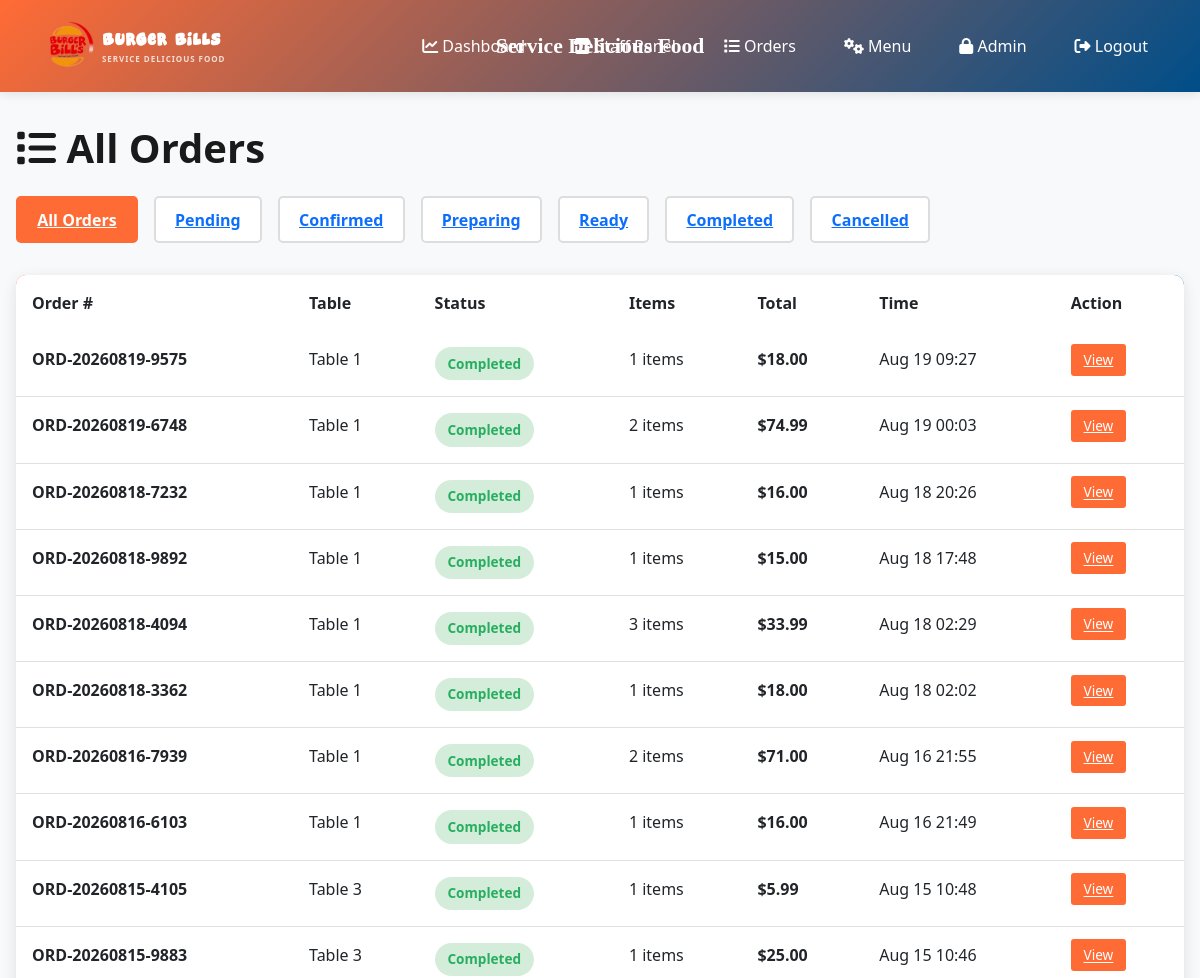
The page /orders/ (signed in, upper part) on the database as committed earlier.
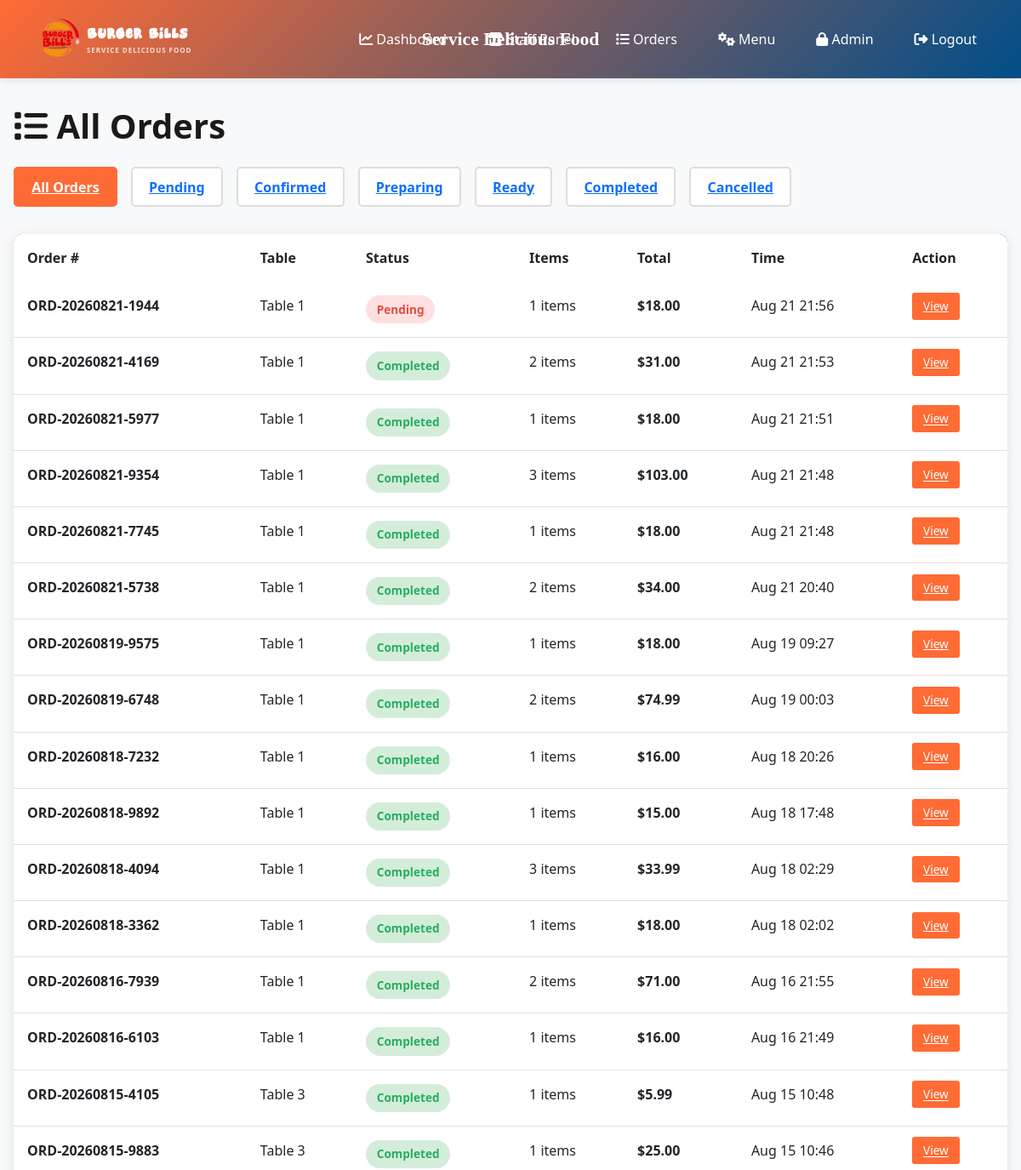
The same page on the database as committed later.
### menu/models.py (models this page shows, shortened)
class Order(models.Model):
    ORDER_STATUS_CHOICES = [
        ('pending', 'Pending'),
        ('confirmed', 'Confirmed'),
        ('preparing', 'Preparing'),
        ('ready', 'Ready'),
        ('completed', 'Completed'),
        ('cancelled', 'Cancelled'),
    ]
    ORDER_TYPE_CHOICES = [
        ('dine_in', 'Dine In'),
        ('pickup', 'Pickup'),
    ]
    table = models.ForeignKey(Table, on_delete=models.CASCADE, related_name='orders', null=True, blank=True)
    order_number = models.CharField(max_length=20, unique=True)
    status = models.CharField(max_length=20, choices=ORDER_STATUS_CHOICES, default='pending')
    order_type = models.CharField(max_length=20, choices=ORDER_TYPE_CHOICES, default='dine_in')
    customer_name = models.CharField(max_length=200, blank=True)
    customer_phone = models.CharField(max_length=20, blank=True)
    customer_email = models.EmailField(blank=True)
    total_amount = models.DecimalField(max_digits=10, decimal_places=2, default=0)
    special_instructions = models.TextField(blank=True)
    estimated_time = models.IntegerField(default=20, help_text="Estimated time in minutes")
    is_called = models.BooleanField(default=False, help_text="Customer has been called to pick up")
    called_at = models.DateTimeField(blank=True, null=True)
    cart_expires_at = models.DateTimeField(blank=True, null=True, help_text="Cart auto-expires after 5 minutes of inactivity")
    created_at = models.DateTimeField(auto_now_add=True)
    updated_at = models.DateTimeField(auto_now=True)
    completed_at = models.DateTimeField(blank=True, null=True)
    class Meta:
        ordering = ['-created_at']

class Table(models.Model):
    number = models.IntegerField(unique=True)
    capacity = models.IntegerField(default=4)
    qr_code = models.ImageField(upload_to='qr_codes/', blank=True, null=True)
    qr_access_token = models.UUIDField(default=uuid.uuid4, editable=False)
    is_active = models.BooleanField(default=True)
    created_at = models.DateTimeField(auto_now_add=True)
    class Meta:
        ordering = ['number']

### menu/views.py (the view)
# urls.py: path('orders/', views.all_orders, name='all_orders'),
@login_required
def all_orders(request):
    if not request.user.is_staff:
        return redirect('index')
    status_filter = request.GET.get('status', '')
    if status_filter:
        orders = Order.objects.filter(status=status_filter).order_by('-created_at')
    else:
        orders = Order.objects.all().order_by('-created_at')
    context = {
        'orders': orders,
        'status_choices': Order.ORDER_STATUS_CHOICES,
        'selected_status': status_filter,
    }
    return render(request, 'menu/all_orders.html', context)

### templates/menu/all_orders.html (shortened to what this page needs)
{% extends 'menu/base.html' %}
{% block content %}
<h1><i class="fas fa-list"></i> All Orders</h1>
<div class="filter-section">
    <a href="{% url 'all_orders' %}" class="filter-btn {% if not selected_status %}active{% endif %}">
        All Orders
    </a>
    {% for status, label in status_choices %}
        <a href="?status={{ status }}" class="filter-btn {% if selected_status == status %}active{% endif %}">
            {{ label }}
        </a>
    {% endfor %}
</div>
{% if orders %}
    <div class="orders-table">
        <table class="table">
            <thead>
                <tr>
                    <th>Order #</th>
                    <th>Table</th>
                    <th>Status</th>
                    <th>Items</th>
                    <th>Total</th>
                    <th>Time</th>
                    <th>Action</th>
                </tr>
            </thead>
            <tbody>
                {% for order in orders %}
                    <tr>
                        <td class="order-number">{{ order.order_number }}</td>
                        <td>Table {{ order.table.number }}</td>
                        <td>
                            <span class="status-badge status-{{ order.status }}">
                                {% if order.status == 'pending' %}Pending
                                {% elif order.status == 'confirmed' %}Confirmed
                                {% elif order.status == 'preparing' %}Preparing
                                {% elif order.status == 'ready' %}Ready
                                {% elif order.status == 'completed' %}Completed
                                {% else %}{{ order.status|title }}{% endif %}
                            </span>
                        </td>
                        <td>{{ order.items.count }} items</td>
                        <td class="price">${{ order.total_amount }}</td>
                        <td>{{ order.created_at|date:"M d H:i" }}</td>
                        <td>
                            <a class="btn-sm btn-edit" href="{% url 'staff_order_receipt' order.id %}">
                                View
                            </a>
                        </td>
                    </tr>
                {% endfor %}
            </tbody>
        </table>
    </div>
{% else %}
    <div class="empty-state">
        <i class="fas fa-inbox"></i>
        <p>No orders found</p>
    </div>
{% endif %}
{% endblock %}

### templates/menu/base.html (shortened to what this page needs)
{% load static %}
<!DOCTYPE html>
<html lang="en">
<head>
    <link href="https://cdn.jsdelivr.net/npm/bootstrap@5.3.0/dist/css/bootstrap.min.css" rel="stylesheet">
    <link href="https://cdnjs.cloudflare.com/ajax/libs/font-awesome/6.4.0/css/all.min.css" rel="stylesheet">
</head>
<body>
    <nav class="navbar navbar-expand-lg navbar-dark">
        <div class="container-fluid">
            <a class="navbar-brand" href="/">
                {% load static %}
                <img src="{% static 'images/logo.png' %}" alt="Burger Bills Logo" class="navbar-logo">
                <span class="navbar-brand-copy">
                    <strong>Burger Bills</strong>
                    <small>Service Delicious Food</small>
                </span>
            </a>
            <div class="restaurant-navbar-heading{% if table %} table-number-badge{% endif %}"{% if table %} aria-label="Table {{ table.number }}"{% endif %}>
                {% if table %}{{ table.number }}{% else %}Service Delicious Food{% endif %}
            </div>
            {% block navigation %}
            <div class="collapse navbar-collapse" id="navbarNav">
                <ul class="navbar-nav ms-auto">
                    {% if user.is_authenticated %}
                        {% if user.is_staff %}
                            <li class="nav-item">
                                <a class="nav-link" href="/dashboard/">
                                    <i class="fas fa-chart-line"></i> Dashboard
                                </a>
                            </li>
                            <li class="nav-item">
                                <a class="nav-link" href="{% url 'staff_panel' %}">
                                    <i class="fas fa-store"></i> Staff Panel
                                </a>
                            </li>
                            <li class="nav-item">
                                <a class="nav-link" href="/orders/">
                                    <i class="fas fa-list"></i> Orders
                                </a>
                            </li>
                            <li class="nav-item">
                                <a class="nav-link" href="/menu-management/">
                                    <i class="fas fa-cogs"></i> Menu
                                </a>
                            </li>
                            <li class="nav-item">
                                <a class="nav-link" href="/admin/">
                                    <i class="fas fa-lock"></i> Admin
                                </a>
                            </li>
                            <li class="nav-item">
                                <a class="nav-link" href="{% if user.is_superuser %}{% url 'manager_logout' %}{% else %}{% url 'staff_logout' %}{% endif %}">
                                    <i class="fas fa-sign-out-alt"></i> Logout
                                </a>
                            </li>
                        {% endif %}
                    {% else %}
                        <li class="nav-item">
                            <a class="nav-link" href="/admin/">
                                <i class="fas fa-sign-in-alt"></i> Staff Login
                            </a>
                        </li>
                    {% endif %}
                </ul>
            </div>{% endblock %}
        </div>
    </nav>
    <div class="container-main">
        {% block content %}{% endblock %}
    </div>
</body>
</html>

### templates/menu/all_orders.html (style rules this page uses)
.filter-section { display: flex; gap: 1rem; margin-bottom: 2rem; flex-wrap: wrap; }
.filter-btn { padding: 0.6rem 1.2rem; border: 2px solid #ddd; background: white; border-radius: 5px; cursor: pointer; font-weight: 600; transition: all 0.3s; }
.filter-btn:hover, .filter-btn.active { border-color: #FF6B35; background: #FF6B35; color: white; }
.orders-table { background: white; border-radius: 10px; overflow: hidden; box-shadow: 0 4px 15px rgba(0, 0, 0, 0.1); }
.table { margin-bottom: 0; }
.table thead { background: linear-gradient(135deg, #FF6B35 0%, #004E89 100%); color: white; }
.table th { border: none; font-weight: 700; padding: 1rem; }
.table td { border: none; padding: 1rem; border-bottom: 1px solid #e0e0e0; }
.status-badge { padding: 0.4rem 0.8rem; border-radius: 20px; font-size: 0.85rem; font-weight: 600; display: inline-block; }
.status-pending { background: #ffe0e0; color: #e74c3c; }
.status-completed { background: #d4edda; color: #27ae60; }
.order-number { font-weight: 700; color: #FF6B35; }
.price { font-weight: 700; color: #FF6B35; }
.btn-sm { padding: 0.4rem 0.8rem; font-size: 0.85rem; border: none; border-radius: 3px; cursor: pointer; transition: all 0.2s; }
.btn-edit { background: #FF6B35; color: white; }

Rows that differ between the two databases and show on the page:
added Order: order_number "ORD-20260821-1944", table.number "1", status "Pending", items.count "1", total_amount "18.00", created_at "Aug 21 21:56"
added Order: order_number "ORD-20260821-4169", table.number "1", status "Completed", items.count "2", total_amount "31.00", created_at "Aug 21 21:53"
added Order: order_number "ORD-20260821-5977", table.number "1", status "Completed", items.count "1", total_amount "18.00", created_at "Aug 21 21:51"
added Order: order_number "ORD-20260821-9354", table.number "1", status "Completed", items.count "3", total_amount "103.00", created_at "Aug 21 21:48"
added Order: order_number "ORD-20260821-7745", table.number "1", status "Completed", items.count "1", total_amount "18.00", created_at "Aug 21 21:48"
added Order: order_number "ORD-20260821-5738", table.number "1", status "Completed", items.count "2", total_amount "34.00", created_at "Aug 21 20:40"
